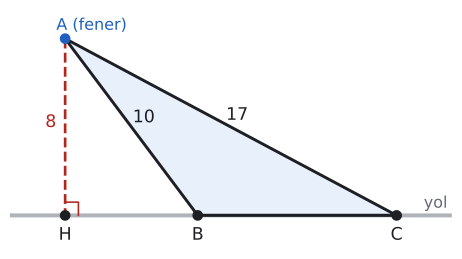

Here is the Python script that generated this plot:
import sys; sys.path.insert(0, "tools")
from cizim import *

def uz(P, Q): return round(float(np.linalg.norm(np.asarray(P) - np.asarray(Q))), 3)
def kenar(ax, P, Q, metin, G, d=0.45, renk=YAZI, fs=13):
    """[PQ] kenarının ortasına, G'nin ters tarafına etiket."""
    P, Q = np.asarray(P, float), np.asarray(Q, float); M = (P + Q) / 2
    u = (Q - P) / np.linalg.norm(Q - P); v = np.array([-u[1], u[0]])
    if np.dot(v, M - np.asarray(G)) < 0: v = -v
    ax.text(*(M + d * v), metin, ha="center", va="center", color=renk, fontsize=fs)
def dik_ayak(P, Q, R):
    """R noktasından PQ doğrusuna inen dikmenin ayağı."""
    P, Q, R = (np.asarray(t, float) for t in (P, Q, R))
    u = (Q - P) / np.linalg.norm(Q - P); return P + np.dot(R - P, u) * u
def dik(ax, ayak, p1, p2, k=0.3, renk=YAZI):
    """ayak noktasında, ayak->p1 ve ayak->p2 yönleri arasında dik açı karesi."""
    ayak = np.asarray(ayak, float)
    u = (np.asarray(p1) - ayak) / np.linalg.norm(np.asarray(p1) - ayak); v = (np.asarray(p2) - ayak) / np.linalg.norm(np.asarray(p2) - ayak)
    ax.plot(*zip(ayak + k * u, ayak + k * (u + v), ayak + k * v), color=renk, lw=1.2)
def centik(ax, P, Q, n=1, renk=YAZI, L=0.18, ara=0.12):
    """[PQ] ortasına n tane eşlik çentiği."""
    P, Q = np.asarray(P, float), np.asarray(Q, float); M = (P + Q) / 2
    u = (Q - P) / np.linalg.norm(Q - P); v = np.array([-u[1], u[0]])
    for i in range(n):
        c = M + (i - (n - 1) / 2) * ara * u
        ax.plot(*zip(c - L * v, c + L * v), color=renk, lw=1.3)

# Yol üzerinde H, B, C sırasıyla. |AH|=8, |AB|=10, |AC|=17 => |HB|=6, |HC|=15, |BC|=9, alan 36.
H, B, C, A = np.array([0.0, 0.0]), np.array([6.0, 0.0]), np.array([15.0, 0.0]), np.array([0.0, 8.0])
print("AB", uz(A, B), "AC", uz(A, C))
fig, ax = sekil(6, 3.4)
ax.set_aspect("equal"); ax.axis("off")
ax.plot([-2.5, 17.5], [0, 0], color=SOLUK, lw=3, alpha=0.5, solid_capstyle="butt")
ax.text(17.3, 0.35, "yol", color=SOLUK, fontsize=12, ha="right")
ax.add_patch(plt.Polygon([A, B, C], color=MAVI_ACIK, lw=0))
ax.plot(*zip(A, B, C, A), color=YAZI)
ax.plot(*zip(A, H), color=KIRMIZI, lw=2, ls="--")
dik(ax, H, A, B, k=0.6, renk=KIRMIZI)
nokta(ax, *A, "", renk=MAVI); ax.text(A[0] - 0.4, A[1] + 0.4, "A (fener)", fontsize=12, color=MAVI)
for P, ad in ((H, "H"), (B, "B"), (C, "C")): nokta(ax, *P, ""); ax.text(P[0], -1.1, ad, fontsize=13, ha="center")
ax.text(-0.4, 4, "8", color=KIRMIZI, fontsize=13, ha="right")
G = (A + B + C) / 3
kenar(ax, A, B, "10", (9, -5), d=0.7); kenar(ax, A, C, "17", G, d=0.6)
ax.set_xlim(-2.6, 17.6); ax.set_ylim(-1.6, 9.4)
kaydet(fig, __file__)
